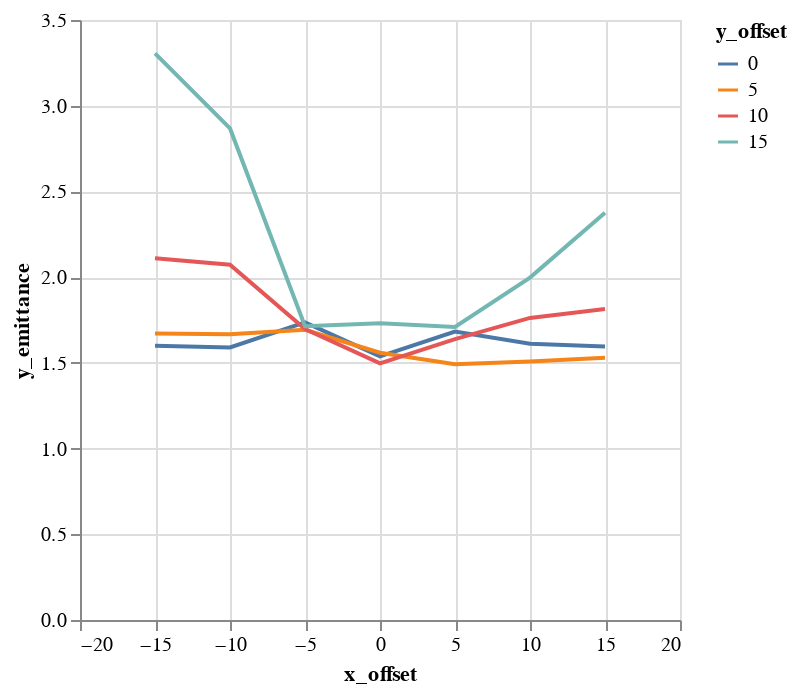

Notebook code cell kept with this figure:
### Code cell
alt.Chart(emit_df).mark_line().encode(
    color='y_offset:N',
    x='x_offset',
    y='y_emittance',
)

### Figure 1 — Vega-Lite specification as saved in the notebook (floating-point values rounded to 4 significant figures)
{"$schema": "https://vega.github.io/schema/vega-lite/v1.2.1.json", "data": {"values": [{"losses": 0, "relbeta": 0.002308, "sourceID": 16777222, "sourceName": "x_-15_y_0", "x_emittance": 1.657, "x_emittance_rel": 1.022, "x_norm_emittance": 0.003825, "x_offset": -15, "y_emittance": 1.599, "y_emittance_rel": 1.017, "y_norm_emittance": 0.003692, "y_offset": 0}, {"losses": 0, "relbeta": 0.002308, "sourceID": 16777229, "sourceName": "x_-15_y_5", "x_emittance": 1.751, "x_emittance_rel": 1.099, "x_norm_emittance": 0.004041, "x_offset": -15, "y_emittance": 1.671, "y_emittance_rel": 1.049, "y_norm_emittance": 0.003857, "y_offset": 5}, {"losses": 0, "relbeta": 0.002308, "sourceID": 16777236, "sourceName": "x_-15_y_10", "x_emittance": 2.148, "x_emittance_rel": 1.329, "x_norm_emittance": 0.004959, "x_offset": -15, "y_emittance": 2.11, "y_emittance_rel": 1.322, "y_norm_emittance": 0.004871, "y_offset": 10}, {"losses": 0, "relbeta": 0.002308, "sourceID": 16777243, "sourceName": "x_-15_y_15", "x_emittance": 3.48, "x_emittance_rel": 2.082, "x_norm_emittance": 0.008034, "x_offset": -15, "y_emittance": 3.305, "y_emittance_rel": 1.989, "y_norm_emittance": 0.007629, "y_offset": 15}, {"losses": 0, "relbeta": 0.002308, "sourceID": 16777220, "sourceName": "x_-10_y_0", "x_emittance": 1.592, "x_emittance_rel": 1.0, "x_norm_emittance": 0.003675, "x_offset": -10, "y_emittance": 1.59, "y_emittance_rel": 1.024, "y_norm_emittance": 0.00367, "y_offset": 0}, {"losses": 0, "relbeta": 0.002308, "sourceID": 16777227, "sourceName": "x_-10_y_5", "x_emittance": 1.674, "x_emittance_rel": 1.038, "x_norm_emittance": 0.003864, "x_offset": -10, "y_emittance": 1.668, "y_emittance_rel": 1.055, "y_norm_emittance": 0.003849, "y_offset": 5}, {"losses": 0, "relbeta": 0.002308, "sourceID": 16777234, "sourceName": "x_-10_y_10", "x_emittance": 1.923, "x_emittance_rel": 1.293, "x_norm_emittance": 0.004439, "x_offset": -10, "y_emittance": 2.073, "y_emittance_rel": 1.245, "y_norm_emittance": 0.004785, "y_offset": 10}, {"losses": 0, "relbeta": 0.002308, "sourceID": 16777241, "sourceName": "x_-10_y_15", "x_emittance": 2.56, "x_emittance_rel": 1.765, "x_norm_emittance": 0.005909, "x_offset": -10, "y_emittance": 2.867, "y_emittance_rel": 1.755, "y_norm_emittance": 0.006619, "y_offset": 15}, {"losses": 0, "relbeta": 0.002308, "sourceID": 16777218, "sourceName": "x_-5_y_0", "x_emittance": 1.692, "x_emittance_rel": 1.009, "x_norm_emittance": 0.003905, "x_offset": -5, "y_emittance": 1.736, "y_emittance_rel": 1.011, "y_norm_emittance": 0.004007, "y_offset": 0}, {"losses": 0, "relbeta": 0.002308, "sourceID": 16777225, "sourceName": "x_-5_y_5", "x_emittance": 1.589, "x_emittance_rel": 1.043, "x_norm_emittance": 0.003668, "x_offset": -5, "y_emittance": 1.693, "y_emittance_rel": 1.041, "y_norm_emittance": 0.003908, "y_offset": 5}, {"losses": 0, "relbeta": 0.002308, "sourceID": 16777232, "sourceName": "x_-5_y_10", "x_emittance": 1.662, "x_emittance_rel": 1.1, "x_norm_emittance": 0.003836, "x_offset": -5, "y_emittance": 1.697, "y_emittance_rel": 1.098, "y_norm_emittance": 0.003917, "y_offset": 10}, {"losses": 0, "relbeta": 0.002308, "sourceID": 16777239, "sourceName": "x_-5_y_15", "x_emittance": 1.942, "x_emittance_rel": 1.148, "x_norm_emittance": 0.004483, "x_offset": -5, "y_emittance": 1.714, "y_emittance_rel": 1.139, "y_norm_emittance": 0.003957, "y_offset": 15}, {"losses": 0, "relbeta": 0.002308, "sourceID": 16777216, "sourceName": "x_0_y_0", "x_emittance": 1.544, "x_emittance_rel": 1.003, "x_norm_emittance": 0.003564, "x_offset": 0, "y_emittance": 1.538, "y_emittance_rel": 1.001, "y_norm_emittance": 0.00355, "y_offset": 0}, {"losses": 0, "relbeta": 0.002308, "sourceID": 16777223, "sourceName": "x_0_y_5", "x_emittance": 1.552, "x_emittance_rel": 1.007, "x_norm_emittance": 0.003583, "x_offset": 0, "y_emittance": 1.559, "y_emittance_rel": 1.016, "y_norm_emittance": 0.003599, "y_offset": 5}, {"losses": 0, "relbeta": 0.002308, "sourceID": 16777230, "sourceName": "x_0_y_10", "x_emittance": 1.414, "x_emittance_rel": 1.008, "x_norm_emittance": 0.003265, "x_offset": 0, "y_emittance": 1.497, "y_emittance_rel": 1.015, "y_norm_emittance": 0.003457, "y_offset": 10}, {"losses": 0, "relbeta": 0.002308, "sourceID": 16777237, "sourceName": "x_0_y_15", "x_emittance": 1.867, "x_emittance_rel": 1.056, "x_norm_emittance": 0.00431, "x_offset": 0, "y_emittance": 1.731, "y_emittance_rel": 1.073, "y_norm_emittance": 0.003995, "y_offset": 15}, {"losses": 0, "relbeta": 0.002309, "sourceID": 16777217, "sourceName": "x_5_y_0", "x_emittance": 1.557, "x_emittance_rel": 1.005, "x_norm_emittance": 0.003595, "x_offset": 5, "y_emittance": 1.682, "y_emittance_rel": 1.005, "y_norm_emittance": 0.003883, "y_offset": 0}, {"losses": 0, "relbeta": 0.002309, "sourceID": 16777224, "sourceName": "x_5_y_5", "x_emittance": 1.619, "x_emittance_rel": 1.011, "x_norm_emittance": 0.003739, "x_offset": 5, "y_emittance": 1.492, "y_emittance_rel": 1.012, "y_norm_emittance": 0.003444, "y_offset": 5}, {"losses": 0, "relbeta": 0.002309, "sourceID": 16777231, "sourceName": "x_5_y_10", "x_emittance": 1.533, "x_emittance_rel": 1.048, "x_norm_emittance": 0.003539, "x_offset": 5, "y_emittance": 1.638, "y_emittance_rel": 1.028, "y_norm_emittance": 0.003781, "y_offset": 10}, {"losses": 0, "relbeta": 0.002309, "sourceID": 16777238, "sourceName": "x_5_y_15", "x_emittance": 1.686, "x_emittance_rel": 1.055, "x_norm_emittance": 0.003892, "x_offset": 5, "y_emittance": 1.709, "y_emittance_rel": 1.086, "y_norm_emittance": 0.003946, "y_offset": 15}, {"losses": 0, "relbeta": 0.002309, "sourceID": 16777219, "sourceName": "x_10_y_0", "x_emittance": 1.545, "x_emittance_rel": 1.017, "x_norm_emittance": 0.003567, "x_offset": 10, "y_emittance": 1.611, "y_emittance_rel": 1.007, "y_norm_emittance": 0.003719, "y_offset": 0}, {"losses": 0, "relbeta": 0.002309, "sourceID": 16777226, "sourceName": "x_10_y_5", "x_emittance": 1.479, "x_emittance_rel": 1.022, "x_norm_emittance": 0.003414, "x_offset": 10, "y_emittance": 1.507, "y_emittance_rel": 1.001, "y_norm_emittance": 0.00348, "y_offset": 5}, {"losses": 0, "relbeta": 0.002309, "sourceID": 16777233, "sourceName": "x_10_y_10", "x_emittance": 1.982, "x_emittance_rel": 1.137, "x_norm_emittance": 0.004575, "x_offset": 10, "y_emittance": 1.762, "y_emittance_rel": 1.093, "y_norm_emittance": 0.004068, "y_offset": 10}, {"losses": 0, "relbeta": 0.002309, "sourceID": 16777240, "sourceName": "x_10_y_15", "x_emittance": 2.029, "x_emittance_rel": 1.29, "x_norm_emittance": 0.004685, "x_offset": 10, "y_emittance": 1.997, "y_emittance_rel": 1.322, "y_norm_emittance": 0.004611, "y_offset": 15}, {"losses": 0, "relbeta": 0.002309, "sourceID": 16777221, "sourceName": "x_15_y_0", "x_emittance": 1.588, "x_emittance_rel": 1.059, "x_norm_emittance": 0.003665, "x_offset": 15, "y_emittance": 1.595, "y_emittance_rel": 1.011, "y_norm_emittance": 0.003683, "y_offset": 0}, {"losses": 0, "relbeta": 0.002309, "sourceID": 16777228, "sourceName": "x_15_y_5", "x_emittance": 1.683, "x_emittance_rel": 1.07, "x_norm_emittance": 0.003884, "x_offset": 15, "y_emittance": 1.53, "y_emittance_rel": 1.03, "y_norm_emittance": 0.003531, "y_offset": 5}, {"losses": 0, "relbeta": 0.002309, "sourceID": 16777235, "sourceName": "x_15_y_10", "x_emittance": 1.813, "x_emittance_rel": 1.117, "x_norm_emittance": 0.004186, "x_offset": 15, "y_emittance": 1.814, "y_emittance_rel": 1.122, "y_norm_emittance": 0.004187, "y_offset": 10}, {"losses": 0, "relbeta": 0.002309, "sourceID": 16777242, "sourceName": "x_15_y_15", "x_emittance": 2.218, "x_emittance_rel": 1.464, "x_norm_emittance": 0.00512, "x_offset": 15, "y_emittance": 2.375, "y_emittance_rel": 1.496, "y_norm_emittance": 0.005483, "y_offset": 15}]}, "encoding": {"color": {"field": "y_offset", "type": "nominal"}, "x": {"field": "x_offset", "type": "quantitative"}, "y": {"field": "y_emittance", "type": "quantitative"}}, "mark": "line"}
